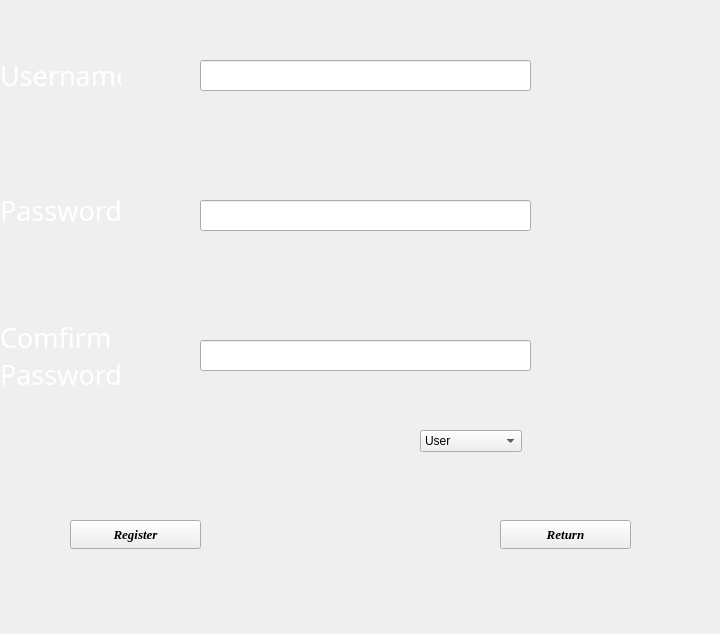
<?xml version="1.0" encoding="UTF-8"?>
<ui version="4.0">
 <class>FIFASystem</class>
 <widget class="QWidget" name="FIFASystem">
  <property name="geometry">
   <rect>
    <x>0</x>
    <y>0</y>
    <width>720</width>
    <height>634</height>
   </rect>
  </property>
  <property name="windowTitle">
   <string>FIFA World Cup System</string>
  </property>
  <property name="styleSheet">
   <string notr="true">QWidget#FIFASystem{
border-image: url(:/GUI Project/Register Image.png);
}</string>
  </property>
  <widget class="QLabel" name="username_label">
   <property name="geometry">
    <rect>
     <x>0</x>
     <y>0</y>
     <width>121</width>
     <height>151</height>
    </rect>
   </property>
   <property name="font">
    <font>
     <family>Vladimir Script</family>
     <pointsize>20</pointsize>
     <italic>false</italic>
    </font>
   </property>
   <property name="styleSheet">
    <string notr="true">color: rgb(255, 255, 255);</string>
   </property>
   <property name="text">
    <string>Username:</string>
   </property>
   <property name="scaledContents">
    <bool>false</bool>
   </property>
  </widget>
  <widget class="QLabel" name="password_label">
   <property name="geometry">
    <rect>
     <x>0</x>
     <y>140</y>
     <width>121</width>
     <height>141</height>
    </rect>
   </property>
   <property name="font">
    <font>
     <family>Vladimir Script</family>
     <pointsize>20</pointsize>
     <italic>false</italic>
    </font>
   </property>
   <property name="styleSheet">
    <string notr="true">color: rgb(255, 255, 255);</string>
   </property>
   <property name="text">
    <string>Password:</string>
   </property>
   <property name="scaledContents">
    <bool>false</bool>
   </property>
  </widget>
  <widget class="QLineEdit" name="username_line">
   <property name="geometry">
    <rect>
     <x>200</x>
     <y>60</y>
     <width>331</width>
     <height>31</height>
    </rect>
   </property>
  </widget>
  <widget class="QLineEdit" name="password_line">
   <property name="geometry">
    <rect>
     <x>200</x>
     <y>200</y>
     <width>331</width>
     <height>31</height>
    </rect>
   </property>
   <property name="styleSheet">
    <string notr="true"/>
   </property>
   <property name="echoMode">
    <enum>QLineEdit::Password</enum>
   </property>
  </widget>
  <widget class="QLineEdit" name="password_line_2">
   <property name="geometry">
    <rect>
     <x>200</x>
     <y>340</y>
     <width>331</width>
     <height>31</height>
    </rect>
   </property>
   <property name="styleSheet">
    <string notr="true"/>
   </property>
   <property name="echoMode">
    <enum>QLineEdit::Password</enum>
   </property>
  </widget>
  <widget class="QLabel" name="password_label_2">
   <property name="geometry">
    <rect>
     <x>0</x>
     <y>280</y>
     <width>121</width>
     <height>151</height>
    </rect>
   </property>
   <property name="font">
    <font>
     <family>Vladimir Script</family>
     <pointsize>20</pointsize>
     <italic>false</italic>
    </font>
   </property>
   <property name="styleSheet">
    <string notr="true">color: rgb(255, 255, 255);</string>
   </property>
   <property name="text">
    <string>Comfirm
Password:</string>
   </property>
   <property name="scaledContents">
    <bool>false</bool>
   </property>
  </widget>
  <widget class="QPushButton" name="register_button">
   <property name="geometry">
    <rect>
     <x>70</x>
     <y>520</y>
     <width>131</width>
     <height>29</height>
    </rect>
   </property>
   <property name="font">
    <font>
     <family>Times New Roman</family>
     <pointsize>10</pointsize>
     <weight>75</weight>
     <italic>true</italic>
     <bold>true</bold>
    </font>
   </property>
   <property name="text">
    <string>Register</string>
   </property>
  </widget>
  <widget class="QPushButton" name="exit_button">
   <property name="geometry">
    <rect>
     <x>500</x>
     <y>520</y>
     <width>131</width>
     <height>29</height>
    </rect>
   </property>
   <property name="font">
    <font>
     <family>Times New Roman</family>
     <pointsize>10</pointsize>
     <weight>75</weight>
     <italic>true</italic>
     <bold>true</bold>
    </font>
   </property>
   <property name="text">
    <string>Return</string>
   </property>
  </widget>
  <widget class="QComboBox" name="comboBox">
   <property name="geometry">
    <rect>
     <x>420</x>
     <y>430</y>
     <width>111</width>
     <height>21</height>
    </rect>
   </property>
   <property name="whatsThis">
    <string/>
   </property>
   <property name="accessibleName">
    <string/>
   </property>
   <property name="accessibleDescription">
    <string/>
   </property>
   <property name="layoutDirection">
    <enum>Qt::LeftToRight</enum>
   </property>
   <property name="autoFillBackground">
    <bool>false</bool>
   </property>
   <property name="editable">
    <bool>false</bool>
   </property>
   <property name="currentText">
    <string>User</string>
   </property>
   <property name="insertPolicy">
    <enum>QComboBox::InsertAtCurrent</enum>
   </property>
   <property name="sizeAdjustPolicy">
    <enum>QComboBox::AdjustToContents</enum>
   </property>
   <property name="placeholderText">
    <string/>
   </property>
   <item>
    <property name="text">
     <string>User</string>
    </property>
   </item>
   <item>
    <property name="text">
     <string>Administrator</string>
    </property>
   </item>
  </widget>
 </widget>
 <resources>
  <include location="Source.qrc"/>
 </resources>
 <connections/>
</ui>
